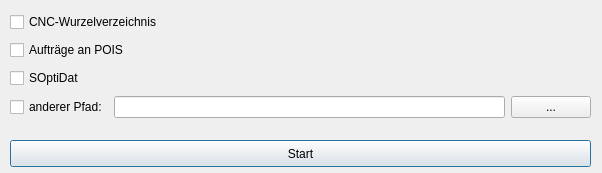
<?xml version="1.0" encoding="UTF-8"?>
<ui version="4.0">
 <class>Dialog_leere_unterurdner_entfernen</class>
 <widget class="QDialog" name="Dialog_leere_unterurdner_entfernen">
  <property name="windowModality">
   <enum>Qt::ApplicationModal</enum>
  </property>
  <property name="geometry">
   <rect>
    <x>0</x>
    <y>0</y>
    <width>602</width>
    <height>173</height>
   </rect>
  </property>
  <property name="windowTitle">
   <string>leere Unterordner entfernen</string>
  </property>
  <widget class="QPushButton" name="pushButton_start">
   <property name="geometry">
    <rect>
     <x>10</x>
     <y>140</y>
     <width>581</width>
     <height>27</height>
    </rect>
   </property>
   <property name="text">
    <string>Start</string>
   </property>
  </widget>
  <widget class="QWidget" name="">
   <property name="geometry">
    <rect>
     <x>10</x>
     <y>10</y>
     <width>581</width>
     <height>113</height>
    </rect>
   </property>
   <layout class="QGridLayout" name="gridLayout">
    <item row="0" column="0" colspan="2">
     <widget class="QCheckBox" name="checkBox_cnc">
      <property name="text">
       <string>CNC-Wurzelverzeichnis</string>
      </property>
     </widget>
    </item>
    <item row="2" column="0">
     <widget class="QCheckBox" name="checkBox_soptidat">
      <property name="text">
       <string>SOptiDat</string>
      </property>
     </widget>
    </item>
    <item row="3" column="0">
     <widget class="QCheckBox" name="checkBox_anderer_pfad">
      <property name="text">
       <string>anderer Pfad:</string>
      </property>
     </widget>
    </item>
    <item row="3" column="1">
     <widget class="QLineEdit" name="lineEdit_anderer_pfad"/>
    </item>
    <item row="3" column="2">
     <widget class="QPushButton" name="pushButton_anderer_pfad">
      <property name="text">
       <string>...</string>
      </property>
     </widget>
    </item>
    <item row="1" column="0" colspan="2">
     <widget class="QCheckBox" name="checkBox_an_pios">
      <property name="text">
       <string>Aufträge an POIS</string>
      </property>
     </widget>
    </item>
   </layout>
  </widget>
 </widget>
 <resources/>
 <connections/>
</ui>
